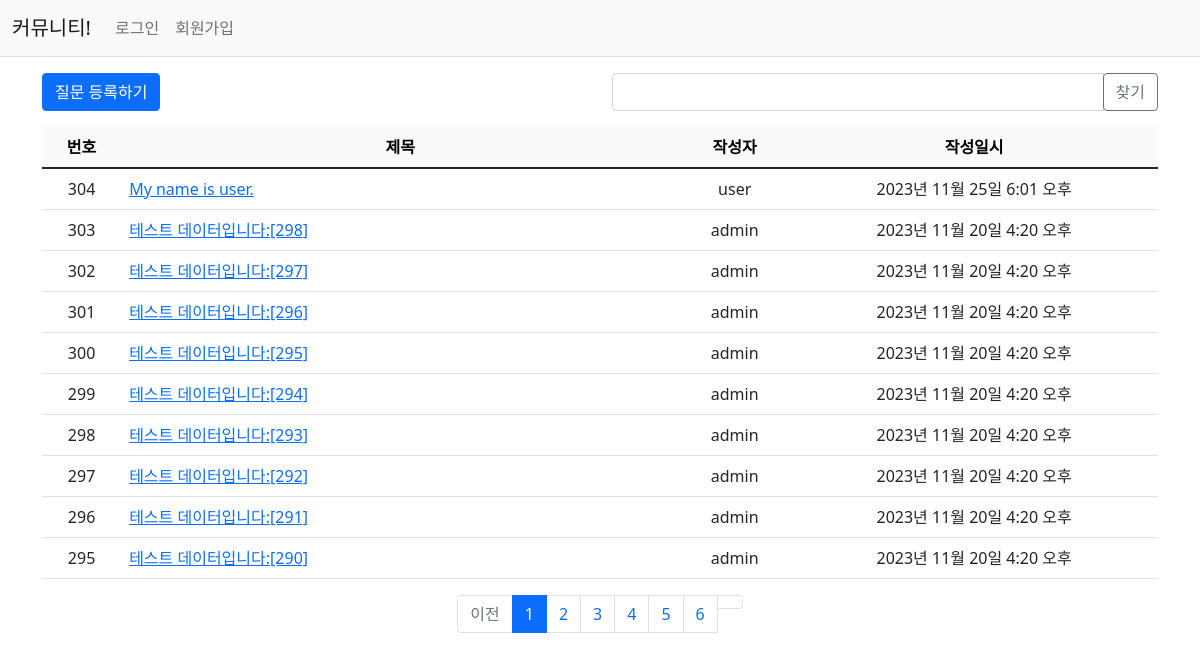
Page /pybo/ on the earlier database version.
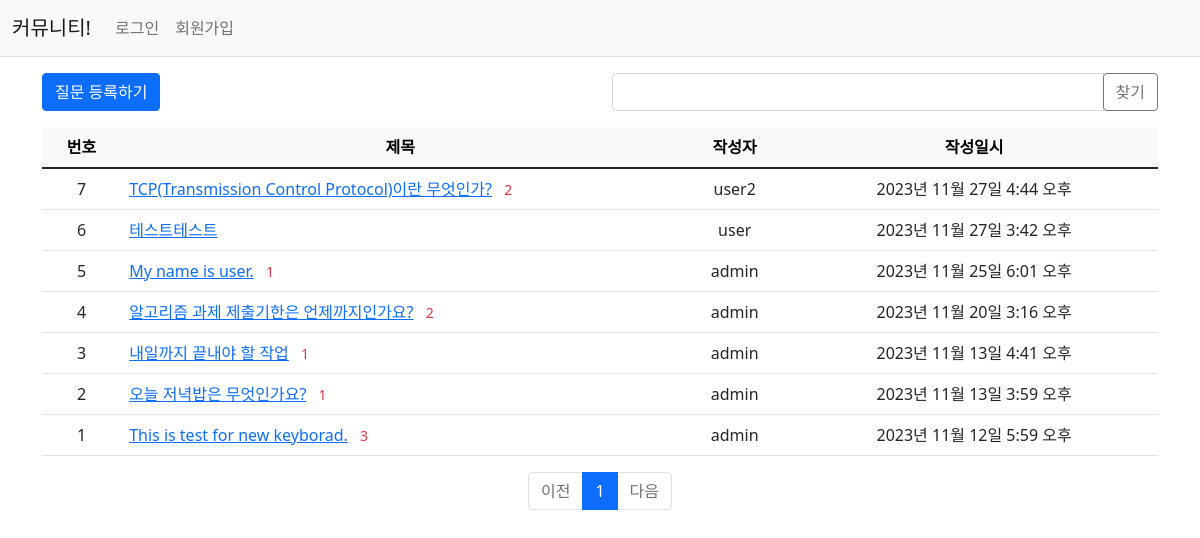
Same page on the later database version.
### pybo/models.py (models this page shows)
class Question(models.Model):
    author = models.ForeignKey(User, on_delete=models.CASCADE)
    subject = models.CharField(max_length=200)
    content = models.TextField()
    create_date = models.DateTimeField()
    modify_date = models.DateTimeField(null=True, blank=True)

### pybo/views/base_views.py (the view, shortened to what this page needs)
# urls.py: path('', base_views.index, name='index'),  # '/'에 해당되는 경로
def index(request):
    page = request.GET.get('page', '1')  # 페이지
    kw = request.GET.get('kw', '')  # 검색어
    question_list = Question.objects.order_by('-create_date')
    paginator = Paginator(question_list, 10)  # 페이지당 10개씩 보여주기
    page_obj = paginator.get_page(page)
    context = {'question_list': page_obj}
    return render(request, 'pybo/question_list.html', context)

### pybo/templatetags/pybo_filter.py (called while the page is built)
@register.filter
def sub(value, arg):
    return value - arg

### templates/pybo/question_list.html (shortened to what this page needs)
{% extends 'base.html' %}
{% load pybo_filter %}
{% block content %}
<div class="container my-3">
<div class="row my-3">
        <div class="col-6">
            <a href="{% url 'pybo:question_create' %}" class="btn btn-primary">질문 등록하기</a>
        </div>
        <div class="col-6">
            <div class="input-group">
                <input type="text" id="search_kw" class="form-control" value="{{ kw|default_if_none:'' }}">
                <div class="input-group-append">
                    <button class="btn btn-outline-secondary" type="button" id="btn_search">찾기</button>
                </div>
            </div>
        </div>
    </div>
    <table class="table">
        <thead>
        <tr class="text-center table-light">
            <th>번호</th>
            <th style="width:50%">제목</th>
            <th>작성자</th>
            <th>작성일시</th>
        </tr>
        </thead>
        <tbody>
        {% if question_list %}
        {% for question in question_list %}
        <tr class="text-center">
         <td>
                {{ question_list.paginator.count|sub:question_list.start_index|sub:forloop.counter0|add:1 }}
            </td>
            <td class="text-start">
                <a href="{% url 'pybo:detail' question.id %}">{{ question.subject }}</a>
                {% if question.answer_set.count > 0 %}
                <span class="text-danger small mx-2">{{ question.answer_set.count }}</span>
    {% endif %}
            </td>
        <td>{{  question.author.username }}</td>
            <td>{{ question.create_date }}</td>
        </tr>
        {% endfor %}
        {% else %}
        <tr>
            <td colspan="4">질문이 없습니다.</td>
        </tr>
        {% endif %}
        </tbody>
    </table>
    <ul class="pagination justify-content-center">
        {% if question_list.has_previous %}
        <li class="page-item">
            <a class="page-link" data-page="{{ question_list.previous_page_number }}" href="javascript:void(0)">이전</a>
        </li>
        {% else %}
        <li class="page-item disabled">
            <a class="page-link" tabindex="-1" aria-disabled="true" href="#">이전</a>
        </li>
        {% endif %}
        {% for page_number in question_list.paginator.page_range %}
            {% if page_number >= question_list.number|add:-5 and page_number <= question_list.number|add:5 %}
        {% if page_number == question_list.number %}
        <li class="page-item active" aria-current="page">
            <a class="page-link" data-page="{{ page_number }}" href="javascript:void(0)">{{ page_number }}</a>
        </li>
        {% else %}
        <li class="page-item">
             <a class="page-link" data-page="{{ page_number }}" href="javascript:void(0)">{{ page_number }}</a>
        </li>
                {% endif %}
            {% endif %}
        {% endfor %}
        {% if question_list.has_next %}
        <li class="page-item">
            <a class="page-link" data-page="{{ page_number }}" href="javascript:void(0)">{{ page_number }}</a>
        </li>
        {% else %}
        <li class="page-item disabled">
            <a class="page-link" tabindex="-1" aria-disabled="true" href="#">다음</a>
        </li>
        {% endif %}
    </ul>
</div>
{% endblock %}

Differences in the rows shown:
removed Question: paginator.count|sub "303", subject "테스트 데이터입니다:[298]", author.username "admin", create_date "2023년 11월 20일 4:20 오후"
removed Question: paginator.count|sub "302", subject "테스트 데이터입니다:[297]", author.username "admin", create_date "2023년 11월 20일 4:20 오후"
removed Question: paginator.count|sub "301", subject "테스트 데이터입니다:[296]", author.username "admin", create_date "2023년 11월 20일 4:20 오후"
removed Question: paginator.count|sub "300", subject "테스트 데이터입니다:[295]", author.username "admin", create_date "2023년 11월 20일 4:20 오후"
removed Question: paginator.count|sub "299", subject "테스트 데이터입니다:[294]", author.username "admin", create_date "2023년 11월 20일 4:20 오후"
removed Question: paginator.count|sub "298", subject "테스트 데이터입니다:[293]", author.username "admin", create_date "2023년 11월 20일 4:20 오후"
removed Question: paginator.count|sub "297", subject "테스트 데이터입니다:[292]", author.username "admin", create_date "2023년 11월 20일 4:20 오후"
removed Question: paginator.count|sub "296", subject "테스트 데이터입니다:[291]", author.username "admin", create_date "2023년 11월 20일 4:20 오후"
removed Question: paginator.count|sub "295", subject "테스트 데이터입니다:[290]", author.username "admin", create_date "2023년 11월 20일 4:20 오후"
added Question: paginator.count|sub "7", subject "TCP(Transmission Control Protocol)이란 무엇인가?", answer_set.count "2", author.username "user2", create_date "2023년 11월 27일 4:44 오후"
added Question: paginator.count|sub "6", subject "테스트테스트", author.username "user", create_date "2023년 11월 27일 3:42 오후"
changed Question "My name is user.": paginator.count|sub "304" → "5"; answer_set.count (not shown) → "1"; author.username "user" → "admin"
now on this page (row unchanged): Question: paginator.count|sub "4", subject "알고리즘 과제 제출기한은 언제까지인가요?", answer_set.count "2", author.username "admin", create_date "2023년 11월 20일 3:16 오후"
now on this page (row unchanged): Question: paginator.count|sub "3", subject "내일까지 끝내야 할 작업", answer_set.count "1", author.username "admin", create_date "2023년 11월 13일 4:41 오후"
now on this page (row unchanged): Question: paginator.count|sub "2", subject "오늘 저녁밥은 무엇인가요?", answer_set.count "1", author.username "admin", create_date "2023년 11월 13일 3:59 오후"
now on this page (row unchanged): Question: paginator.count|sub "1", subject "This is test for new keyborad.", answer_set.count "3", author.username "admin", create_date "2023년 11월 12일 5:59 오후"
Other differences:
text now shown: "다음"
list line gone: "2"
list line gone: "3"
list line gone: "4"
list line gone: "5"
list line gone: "6"
